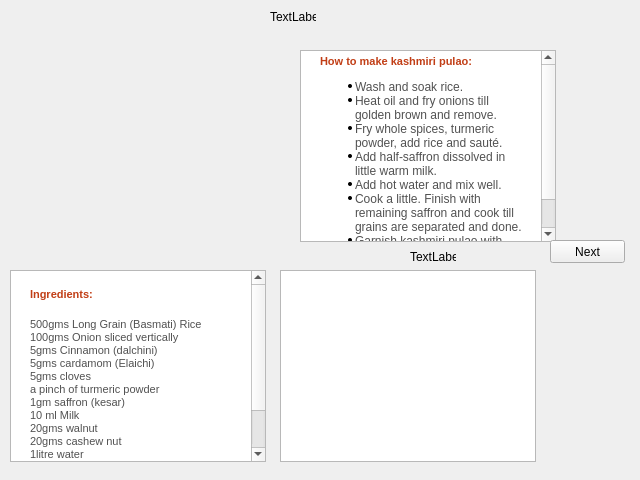
<?xml version="1.0" encoding="UTF-8"?>
<ui version="4.0">
 <class>Rice2</class>
 <widget class="QWidget" name="Rice2">
  <property name="geometry">
   <rect>
    <x>0</x>
    <y>0</y>
    <width>640</width>
    <height>480</height>
   </rect>
  </property>
  <property name="windowTitle">
   <string>Form</string>
  </property>
  <widget class="QLabel" name="label">
   <property name="geometry">
    <rect>
     <x>20</x>
     <y>50</y>
     <width>261</width>
     <height>191</height>
    </rect>
   </property>
   <property name="text">
    <string/>
   </property>
   <property name="pixmap">
    <pixmap>../../Required Images/kashimir.jpg</pixmap>
   </property>
   <property name="scaledContents">
    <bool>true</bool>
   </property>
   <property name="wordWrap">
    <bool>false</bool>
   </property>
  </widget>
  <widget class="QLabel" name="label_2">
   <property name="geometry">
    <rect>
     <x>270</x>
     <y>10</y>
     <width>46</width>
     <height>13</height>
    </rect>
   </property>
   <property name="text">
    <string>TextLabel</string>
   </property>
  </widget>
  <widget class="QTextBrowser" name="textBrowser">
   <property name="geometry">
    <rect>
     <x>10</x>
     <y>270</y>
     <width>256</width>
     <height>192</height>
    </rect>
   </property>
   <property name="html">
    <string>&lt;!DOCTYPE HTML PUBLIC &quot;-//W3C//DTD HTML 4.0//EN&quot; &quot;http://www.w3.org/TR/REC-html40/strict.dtd&quot;&gt;
&lt;html&gt;&lt;head&gt;&lt;meta name=&quot;qrichtext&quot; content=&quot;1&quot; /&gt;&lt;style type=&quot;text/css&quot;&gt;
p, li { white-space: pre-wrap; }
&lt;/style&gt;&lt;/head&gt;&lt;body style=&quot; font-family:'MS Shell Dlg 2'; font-size:8.25pt; font-weight:400; font-style:normal;&quot;&gt;
&lt;p style=&quot; margin-top:0px; margin-bottom:0px; margin-left:15px; margin-right:5px; -qt-block-indent:0; text-indent:0px; background-color:#ffffff;&quot;&gt;&lt;span style=&quot; font-family:'VERDANA,Arial'; font-size:8pt; font-weight:600; color:#c13e16;&quot;&gt;&lt;br /&gt;Ingredients:&lt;/span&gt;&lt;/p&gt;
&lt;p align=&quot;right&quot; style=&quot;-qt-paragraph-type:empty; margin-top:0px; margin-bottom:0px; margin-left:0px; margin-right:0px; -qt-block-indent:0; text-indent:0px; font-family:'Times New Roman'; font-size:8pt; color:#000000;&quot;&gt;&lt;/p&gt;
&lt;table border=&quot;0&quot; style=&quot; margin-top:0px; margin-bottom:0px; margin-left:0px; margin-right:0px;&quot; align=&quot;right&quot; cellspacing=&quot;2&quot; cellpadding=&quot;0&quot; bgcolor=&quot;#ffffff&quot;&gt;
&lt;tr&gt;
&lt;td&gt;&lt;/td&gt;
&lt;td width=&quot;30&quot;&gt;&lt;/td&gt;&lt;/tr&gt;&lt;/table&gt;
&lt;p style=&quot; margin-top:0px; margin-bottom:0px; margin-left:15px; margin-right:10px; -qt-block-indent:0; text-indent:0px; background-color:#ffffff;&quot;&gt;&lt;span style=&quot; font-family:'verdana,Arial'; font-size:8pt; color:#515151; background-color:#ffffff;&quot;&gt;500gms Long Grain (Basmati) Rice&lt;/span&gt;&lt;span style=&quot; font-family:'verdana,Arial'; font-size:8pt; color:#515151;&quot;&gt;&lt;br /&gt;100gms Onion sliced vertically&lt;br /&gt;5gms Cinnamon (dalchini)&lt;br /&gt;5gms cardamom (Elaichi)&lt;br /&gt;5gms cloves&lt;br /&gt;a pinch of turmeric powder&lt;br /&gt;1gm saffron (kesar)&lt;br /&gt;10 ml Milk&lt;br /&gt;20gms walnut&lt;br /&gt;20gms cashew nut&lt;br /&gt;1litre water&lt;br /&gt;50gms oil&lt;br /&gt;salt to taste&lt;/span&gt;&lt;/p&gt;
&lt;p style=&quot; margin-top:0px; margin-bottom:0px; margin-left:0px; margin-right:0px; -qt-block-indent:0; text-indent:0px;&quot;&gt;&lt;span style=&quot; font-size:8pt;&quot;&gt;&lt;br /&gt;&lt;/span&gt;&lt;/p&gt;&lt;/body&gt;&lt;/html&gt;</string>
   </property>
  </widget>
  <widget class="QTextBrowser" name="textBrowser_2">
   <property name="geometry">
    <rect>
     <x>300</x>
     <y>50</y>
     <width>256</width>
     <height>192</height>
    </rect>
   </property>
   <property name="html">
    <string>&lt;!DOCTYPE HTML PUBLIC &quot;-//W3C//DTD HTML 4.0//EN&quot; &quot;http://www.w3.org/TR/REC-html40/strict.dtd&quot;&gt;
&lt;html&gt;&lt;head&gt;&lt;meta name=&quot;qrichtext&quot; content=&quot;1&quot; /&gt;&lt;style type=&quot;text/css&quot;&gt;
p, li { white-space: pre-wrap; }
&lt;/style&gt;&lt;/head&gt;&lt;body style=&quot; font-family:'MS Shell Dlg 2'; font-size:8.25pt; font-weight:400; font-style:normal;&quot;&gt;
&lt;p style=&quot; margin-top:0px; margin-bottom:0px; margin-left:15px; margin-right:5px; -qt-block-indent:0; text-indent:0px; background-color:#ffffff;&quot;&gt;&lt;span style=&quot; font-family:'VERDANA,Arial'; font-size:8pt; font-weight:600; color:#c13e16; background-color:#ffffff;&quot;&gt;How to make kashmiri pulao:&lt;/span&gt;&lt;/p&gt;
&lt;ul style=&quot;margin-top: 0px; margin-bottom: 0px; margin-left: 0px; margin-right: 0px; -qt-list-indent: 1;&quot;&gt;&lt;li style=&quot; font-family:'Verdana,Arial'; font-size:8pt; color:#515151;&quot; style=&quot; margin-top:12px; margin-bottom:0px; margin-left:10px; margin-right:10px; -qt-block-indent:0; text-indent:0px;&quot;&gt;&lt;span style=&quot; font-size:medium;&quot;&gt;Wash and soak rice.&lt;/span&gt;&lt;/li&gt;
&lt;li style=&quot; font-family:'Verdana,Arial'; font-size:8pt; color:#515151;&quot; style=&quot; margin-top:0px; margin-bottom:0px; margin-left:10px; margin-right:10px; -qt-block-indent:0; text-indent:0px;&quot;&gt;&lt;span style=&quot; font-size:medium;&quot;&gt;Heat oil and fry onions till golden brown and remove.&lt;/span&gt;&lt;/li&gt;
&lt;li style=&quot; font-family:'Verdana,Arial'; font-size:8pt; color:#515151;&quot; style=&quot; margin-top:0px; margin-bottom:0px; margin-left:10px; margin-right:10px; -qt-block-indent:0; text-indent:0px;&quot;&gt;&lt;span style=&quot; font-size:medium;&quot;&gt;Fry whole spices, turmeric powder, add rice and sauté.&lt;/span&gt;&lt;/li&gt;
&lt;li style=&quot; font-family:'Verdana,Arial'; font-size:8pt; color:#515151;&quot; style=&quot; margin-top:0px; margin-bottom:0px; margin-left:10px; margin-right:10px; -qt-block-indent:0; text-indent:0px;&quot;&gt;&lt;span style=&quot; font-size:medium;&quot;&gt;Add half-saffron dissolved in little warm milk.&lt;/span&gt;&lt;/li&gt;
&lt;li style=&quot; font-family:'Verdana,Arial'; font-size:8pt; color:#515151;&quot; style=&quot; margin-top:0px; margin-bottom:0px; margin-left:10px; margin-right:10px; -qt-block-indent:0; text-indent:0px;&quot;&gt;&lt;span style=&quot; font-size:medium;&quot;&gt;Add hot water and mix well.&lt;/span&gt;&lt;/li&gt;
&lt;li style=&quot; font-family:'Verdana,Arial'; font-size:8pt; color:#515151;&quot; style=&quot; margin-top:0px; margin-bottom:0px; margin-left:10px; margin-right:10px; -qt-block-indent:0; text-indent:0px;&quot;&gt;&lt;span style=&quot; font-size:medium;&quot;&gt;Cook a little. Finish with remaining saffron and cook till grains are separated and done.&lt;/span&gt;&lt;/li&gt;
&lt;li style=&quot; font-family:'Verdana,Arial'; font-size:8pt; color:#515151;&quot; style=&quot; margin-top:0px; margin-bottom:12px; margin-left:10px; margin-right:10px; -qt-block-indent:0; text-indent:0px;&quot;&gt;&lt;span style=&quot; font-size:medium;&quot;&gt;Garnish kashmiri pulao with fried onions, walnuts &amp;amp; cashew nuts.&lt;/span&gt;&lt;/li&gt;&lt;/ul&gt;&lt;/body&gt;&lt;/html&gt;</string>
   </property>
  </widget>
  <widget class="QLabel" name="label_4">
   <property name="geometry">
    <rect>
     <x>410</x>
     <y>250</y>
     <width>46</width>
     <height>13</height>
    </rect>
   </property>
   <property name="text">
    <string>TextLabel</string>
   </property>
  </widget>
  <widget class="QTextBrowser" name="textBrowser_3">
   <property name="geometry">
    <rect>
     <x>280</x>
     <y>270</y>
     <width>256</width>
     <height>192</height>
    </rect>
   </property>
  </widget>
  <widget class="QPushButton" name="pushButton">
   <property name="geometry">
    <rect>
     <x>550</x>
     <y>240</y>
     <width>75</width>
     <height>23</height>
    </rect>
   </property>
   <property name="text">
    <string>Next</string>
   </property>
  </widget>
 </widget>
 <resources/>
 <connections/>
</ui>
